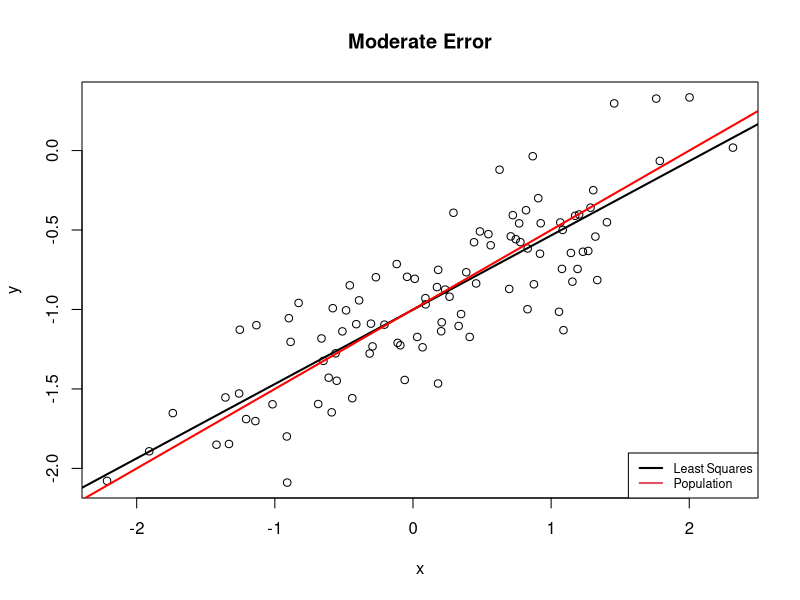
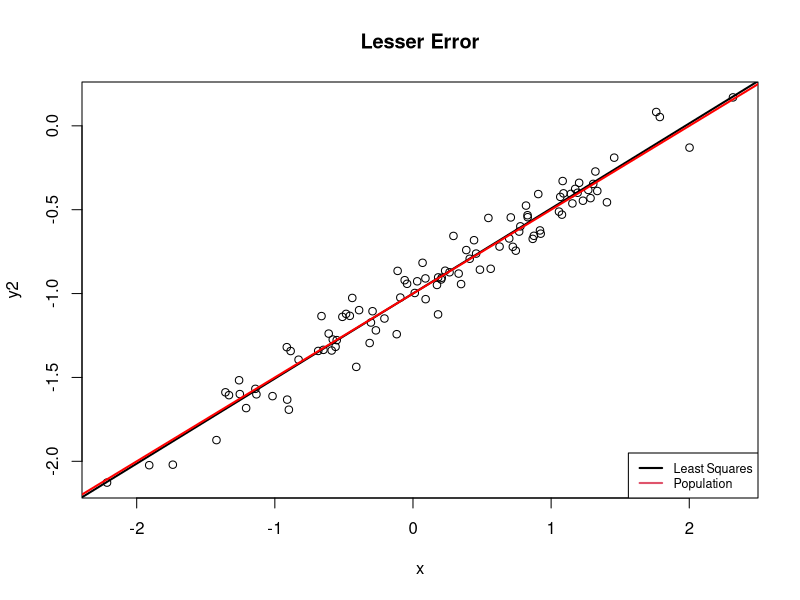
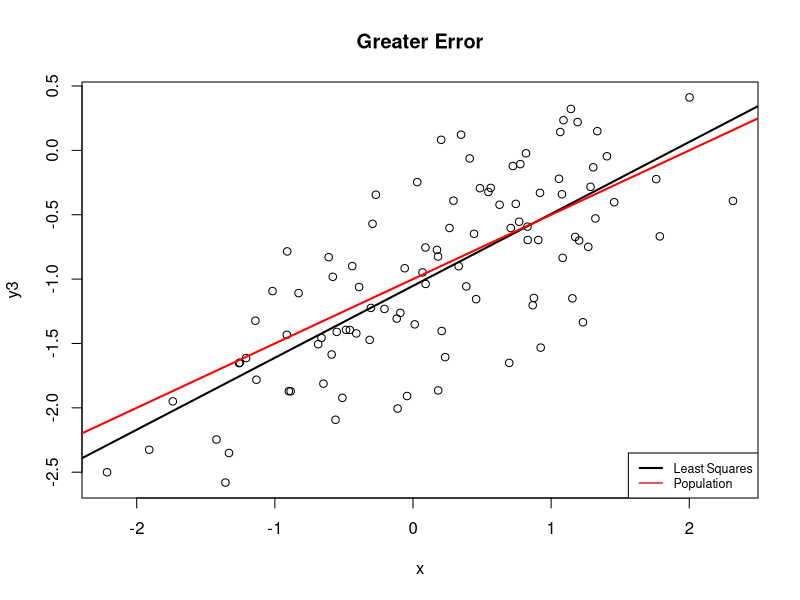
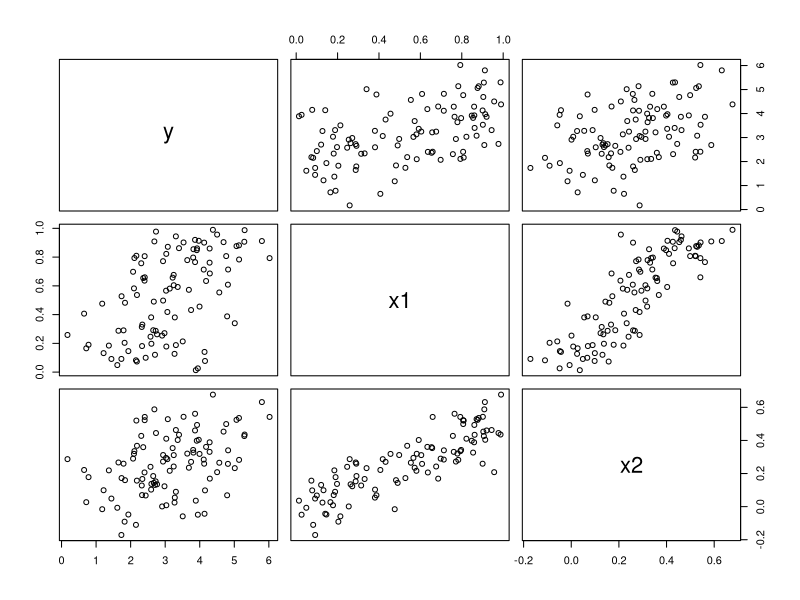
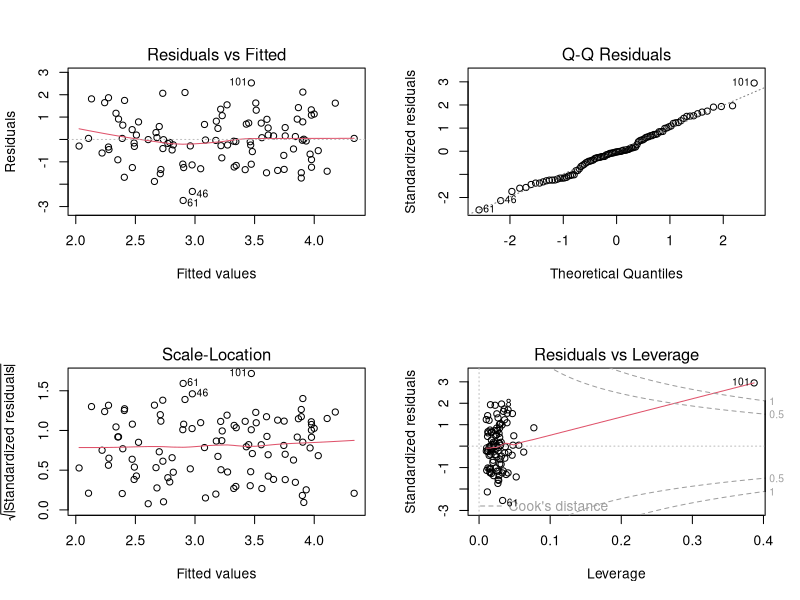
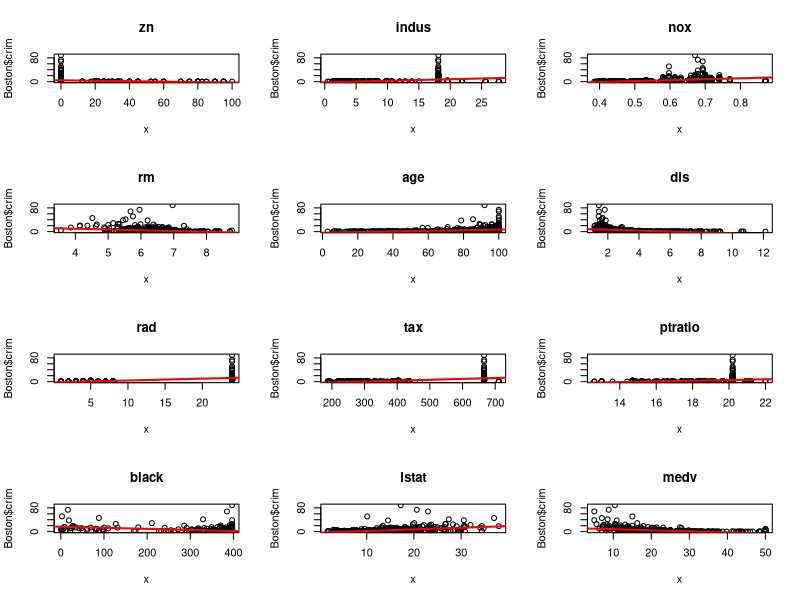
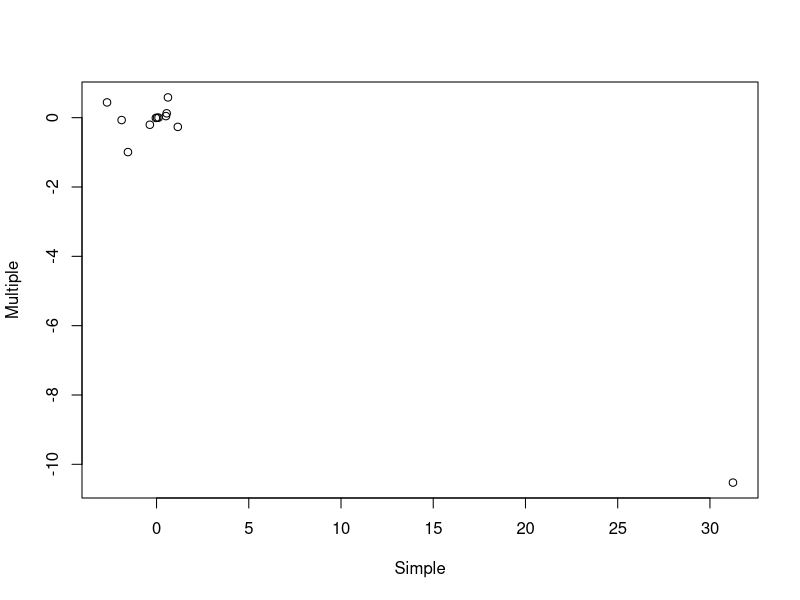

Write R code to recreate these figures, in order.
rm(list=ls())
par(mfrow=c(1, 1))
####################
#### Question 1 ####
####################
set.seed(5072)
x <- rnorm(100)
eps <- rnorm(100, 0, .25)
y <- -1 + 0.5*x + eps
length(y)
# B0 = -1, B1 = 0.5
plot(x, y, main = 'Moderate Error')
# Generally, there appears to be a strong, positively-linear relationship between X and Y. The variability seems quite manageable and not too large
lm.fit <- lm(y ~ x)
coef(lm.fit)
# B0hat = -1.001, B1hat = 0.468
# Both betas are very close to the population parameters , within 0.05
abline(lm.fit, lwd = 2, col = 'black')
abline(-1, .5, lwd = 2, col = 'red')
legend("bottomright", legend=c("Least Squares", "Population"), col=c(1,2),cex=0.75, lty=1, lwd=2)
#legend('topleft', legend = c("Predicted", "Population"), col=c(1, 2), cex=.75, pch=16)

#polynomial
x2 <- x**2
lm.fitp <- lm(y ~ x + x2)
anova(lm.fit, lm.fitp)
# adding the squared term barely affects the model and is insiginificantly differet, so it is more parsimonious to use the linear model

#variance of eps = 0.1
eps2 <- rnorm(100, 0, .1)
y2 <- -1 + 0.5*x + eps2
length(y2)
lm.fit2 <- lm(y2 ~ x)
coef(lm.fit2)
# B0hat = -0.9995, B1hat = 0.5069
# this model is closer to the population values than our first one, both within .005
plot(x, y2, main = 'Lesser Error')
abline(lm.fit2, lwd = 2, col = 'black')
abline(-1., .5, lwd = 2, col = 'red')
legend("bottomright", legend=c("Least Squares", "Population"), col=c(1,2),cex=0.75, lty=1, lwd=2)
#legend('topleft', legend = c("Predicted", "Population"), col=c(1, 2), cex=.75, pch=16)

#variance of eps = 0.5
eps3 <- rnorm(100, 0, .5)
y3 <- -1 + 0.5*x + eps3
length(y3)
lm.fit3 <- lm(y3 ~ x)
coef(lm.fit3)
# B0hat = -1.052, B1hat = 0.5588
# These predictors are the least accurate, as B0hat is > .05 away from the population model and B1hat is the lowest of all the models
# (and thus furthest from the population)
plot(x, y3, main = 'Greater Error')
abline(lm.fit3, lwd = 2, col = 'black')
abline(-1, .5, lwd = 2, col = 'red')
legend("bottomright", legend=c("Least Squares", "Population"), col=c(1,2),cex=0.75, lty=1, lwd=2)
#legend('topleft', legend = c("Predicted", "Population"), col=c(1, 2), cex=.75, pch=16)

# anova(lm.fit)
# anova(lm.fit2)
# anova(lm.fit3)

# The least variance error model fits the population model the closest, followed by the moderate error variance model, with the highest 
# variance error model fitting the least well.

confint(lm.fit, level=.95)
confint(lm.fit2, level=.95)
confint(lm.fit3, level=.95)

# The confidence interval widths differ because of the differing variances in the error terms.
# The model a lower error noise has a more acute CI, whereas the more noise model has a larger CI.
# The confidence intervals depend on the standard error, so the model with a larger variance in the
# error has a larger confidence interval because it is less accurate, etc.

####################
#### Question 2 ####
####################
set.seed(5072)
x1 = runif(100)
x2 = 0.5 * x1 + rnorm(100) / 10
y = 2 + 2 * x1 + 0.3 * x2 + rnorm(100)
# B0 = 2, B1 = 2, B2 = 0.3
z <- cbind(y, x1, x2)

print(paste('Correlation of x1 and y =', cor(x1, y)))
print(paste('Correlation of x2 and y =', cor(x2, y)))

pairs(z)
# x1 and x2 are strongly positively correlated with one another. The correlations between y and the x's appear to have a weak positive 
# correlation. 

lm.fit.both <- lm(y ~ x1 + x2) 
coef(lm.fit.both)
summary(lm.fit.both)
# Both B0hat and B1hat are significant to the p = 0 level, while x2 is not statistically significant at all
# You can reject the null that B1 = 0, but not B2 = 0 due to the aforementioned significance levels

lm.fit.justx1 <- lm(y ~ x1)
summary(lm.fit.justx1)
# B0hat and B1hat remain significant to the same levels as before, so the null can still be rejected

lm.fit.justx2 <- lm(y~ x2)
summary(lm.fit.justx2)
# Surprisingly, in this model both B0hat and B2hat are significant at the highest level. In this isolated model,
# you can reject the null as B2hat significantly differs from 0.

#The latter results do seem to contradict with the former, as isolated B2hat seems to be significantly different
# from 0, but in the combined model it loses its significance. This is probably due to the correlation between 
# the x variables.

x1 <- c(x1, 0.1)
x2 <- c(x2, 0.8)
y <- c(y, 6)

lm.fit.both2 <- lm(y ~ x1 + x2)
summary(lm.fit.both2)
# In this new model, B0hat remains significant at the same level, but the significance of B1hat decreases 
# to be significant at the p < 0.05, and B2hat is significant at the p < 0.1 level 
par(mfrow=c(2, 2))
plot(lm.fit.both2)
par(mfrow=c(1, 1))

# The new observation point 101 is an outlier and a high leverage point upon examination of the scale-location and residuals vs leverage plots
# Point 101 is spread much farther around the particular predictor range, and it is far beyond the Cook's Distance line. 


####################
#### Question 3 ####
####################
library(MASS)
set.seed(5072)
Boston.xs <- Boston[-1]
# lapply(names(Boston.xs), function(x) assign(x, Boston.xs[, x], envir = .GlobalEnv))
# xs <- c(list(age), list(black), list(chas), list(dis), list(indus), list(lstat), list(medv), list(nox), list(ptratio), list(rad), list(rm), list(tax), list(zn))
names <- colnames(Boston[-1])
f.stat <- rep(0, length(names))
p.val <- f.stat
b1.coef <- f.stat
intercept <- f.stat
models <- f.stat

for (i in 1:length(names)) {
  f.stat[i] <- summary(lm(crim~Boston[[names[i]]], data = Boston))$fstatistic[1]
  p.val[i] <- anova(lm(crim~Boston[[names[i]]], data = Boston))$'Pr(>F)'[1]
  b1.coef[i] <- coef(summary(lm(crim~Boston[[names[i]]], data = Boston)))["Boston[[names[i]]]","Estimate"]
  intercept[i] <- coef(summary(lm(crim~Boston[[names[i]]], data = Boston)))[1,4] 
}
results <- cbind(names,f.stat,p.val,b1.coef, intercept)
results
sig.names <- c()
print('The variables with significant associations are as follows: ')
for (i in 1:nrow(results)) {
  if (as.numeric(results[i,3]) < 0.05)
    # print(paste(results[i]))
    sig.names <- append(sig.names, results[i])
}
print(paste(sig.names))

par(mfrow = c(4, 3))
for (i in 1:12) {
  plot(Boston[[sig.names[i]]], Boston$crim, main = sig.names[i], xlab = 'x')
  abline(lm(crim~Boston[[sig.names[i]]], data = Boston), lwd = 2, col = 'red')
}
par(mfrow = c(1, 1))

lm.fitmulti <- lm(crim ~ zn + indus + nox + rm + age + dis + rad + tax + ptratio + black + lstat + medv, data = Boston)
coeff.mat <- summary(lm.fitmulti)$coefficients[-1,]
for (i in 1:nrow(coeff.mat)) {
  if (as.numeric(coeff.mat[i,4]) < 0.05)
    print(paste(colnames(Boston[-1])[i], coeff.mat[i,4]))
}

#length(b1.coef)
#length(coef(lm.fitmulti))
plot(b1.coef[-1], coef(lm.fitmulti)[-1], xlab = 'Simple', ylab = 'Multiple')
# The points are clustered generally around the same area (0 for both models, with one outlier). There does not appear to be
# any sort of relationoship between the coefficients of both models, as ignoring the one outier, the points area almost randommly
# dispersed. The fact that so many of the X variables are signicant seems to suggest that the multi-variable regression is
# the better model to use and more accurately reflects the population parameters.

poly.fs <- rep(0, length(sig.names))
poly.ps <- poly.fs
for (i in 1:12) {
  x.var <- Boston[[sig.names[i]]]
  x.var2 <- Boston[[sig.names[i]]]**2
  x.var3 <- Boston[[sig.names[i]]]**3
  poly.fs[i] <- anova(lm(crim ~ x.var, data = Boston) , lm(crim ~ x.var + x.var2 + x.var3, data = Boston))[2,5]
  poly.ps[i] <- anova(lm(crim ~ x.var, data = Boston) , lm(crim ~ x.var + x.var2 + x.var3, data = Boston))$'Pr(>F)'[2]
}

predictor <- sig.names
fstat <- poly.fs
pvalueofFstat <- poly.ps

a.table <- cbind(predictor, fstat, pvalueofFstat)
a.table.sorted <- a.table[order(as.numeric(a.table[ ,'fstat']), decreasing=T, na.last=NA), ]
a.table.sorted
# According to the table, the only predictor for which the null hypothesis cannot be rejected is black, meaning
# that the rest of the linear and polynomial models significantly differ. In conclusion, this provides evidence for
# a potential non-linear relationship.